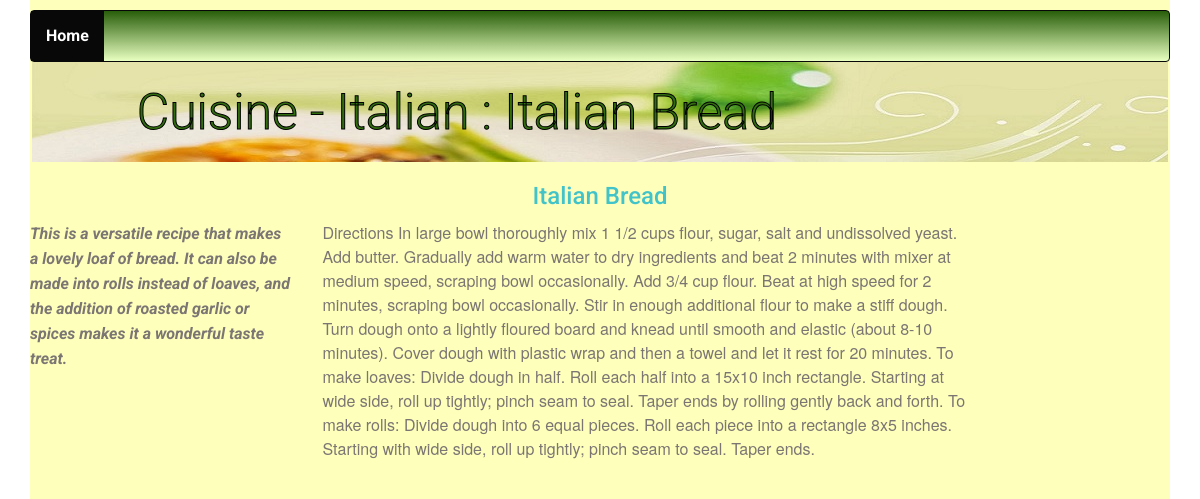
The page /restaurant/4/dish/18/ on the database its author committed.
### database_setup.py (models this page shows, shortened)
class Cuisine(Base):
    __tablename__ = 'cuisine'
    id = Column(Integer, primary_key=True)
    name = Column(String(250), nullable=False)
    user_id = Column(Integer, ForeignKey('user.id'))
    user = relationship(User)

class Dish(Base):
    __tablename__ = 'dish'
    id = Column(Integer, primary_key=True)
    name = Column(String(150), nullable=False)
    description = Column(String(300), nullable=False)
    picurl = Column(String(300), nullable=False)
    recipe = Column(String(2000), nullable=False)
    cuisine_id = Column(Integer,ForeignKey('cuisine.id'))
    cuisine = relationship(Cuisine)
    user_id = Column(Integer, ForeignKey('user.id'))
    user = relationship(User)
    created_on = Column(String(50), nullable=False)
    modified_on = Column(String(50), nullable=False)

### project.py (the view)
@app.route('/restaurant/<int:cuisine_id>/dish/<int:dish_id>/',
           methods=['GET', 'POST'])
def showDescription(dish_id, cuisine_id):
    username = login_session.get('username')
    loginid = login_session.get('email')
    cuisine = session.query(Cuisine).filter_by(id=cuisine_id).one()
    dish = session.query(Dish).filter_by(id=dish_id).one()
    return render_template('description.html', dish=dish,
                           cuisine=cuisine, loggedusername=username,
                           loginid=loginid)

### templates/description.html (shortened to what this page needs)
{% extends "main.html" %}
{% block content %}
{% include "header.html" %}
	<div class="row banner main">
		<div class="col-md-11 col-md-offset-1 padding-none">
			<h1>Cuisine - {{ cuisine.name }} : {{dish.name}}</h1>
		</div>
	</div>
	<div class="row">
		<div class="col-md-12">
			<h2>{{dish.name}}</h2>
		</div>
	</div>
		<div class="row">
			<div class="col-md-3">
				<p><em>{{dish.description}}</em></p>
			</div>
			<div class="col-md-7">
				<p>{{dish.recipe}}</p>
			</div>
		</div>
{% endblock %}

### static/styles1.css (style rules this page uses)
* { font-family: "helvetica neue bold", roboto, helvetica, arial, sans-serif; font-weight: 700; }
h1 { font-family: "helvetica neue light", roboto, helvetica, arial, sans-serif; font-size: 50px; color: white; line-height: 60px; font-weight: 300; }
h2 { font-size: 24px; color: #42c3c9; line-height: 29px; }
html, body { min-height: 100%; }
p { font-family: "helvetica neue", roboto, helvetica, arial, sans-serif; font-size: 16px; color: #7b7573; line-height: 24px; font-weight: 400; }
h2 { text-align: center; }
.padding-none { padding: 0; }
.banner.main { background: url("/static/top-banner.jpg"); background-repeat: no-repeat; margin-left: 2px; margin-right: 2px; }
.banner h1 { margin: 10px 0; padding: 10px; color: #316d0f; -webkit-text-stroke-width: 1px; -webkit-text-stroke-color: black; }

### rows shown on the page
Cuisine: name "Italian"
Dish: name "Italian Bread", description "This is a versatile recipe that makes a lovely loaf of bread. It can also be made into rolls instead of loaves, and the addition of roasted garlic or spices makes it a wonderful taste treat.", recipe "Directions In large bowl thoroughly mix 1 1/2 cups flour, sugar, salt and undissolved yeast. Add butter. Gradually add warm water to dry ingredients and beat 2 minutes with mixer at medium speed, scraping bowl occasionally. Add 3/4 cup flour. Beat at high speed for 2 minutes, scraping bowl occasionally. Stir in enough additional flour to make a stiff dough. Turn dough onto a lightly floured board and knead until smooth and elastic (about 8-10 minutes). Cover dough with plastic wrap and then a towel and let it rest for 20 minutes. To make loaves: Divide dough in half. Roll each half into a 15x10 inch rectangle. Starting at wide side, roll up tightly; pinch seam to seal. Taper ends by rolling…"
